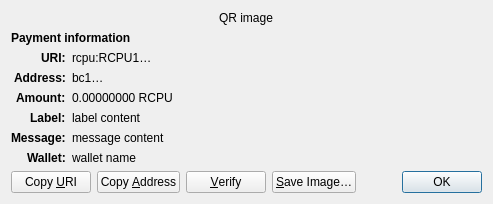
<?xml version="1.0" encoding="UTF-8"?>
<ui version="4.0">
 <class>ReceiveRequestDialog</class>
 <widget class="QDialog" name="ReceiveRequestDialog">
  <property name="geometry">
   <rect>
    <x>0</x>
    <y>0</y>
    <width>413</width>
    <height>229</height>
   </rect>
  </property>
  <property name="windowTitle">
   <string>Request payment to …</string>
  </property>
  <layout class="QGridLayout" name="gridLayout" columnstretch="0,1">
   <property name="sizeConstraint">
    <enum>QLayout::SetFixedSize</enum>
   </property>
   <item row="0" column="0" colspan="2" alignment="Qt::AlignHCenter">
    <widget class="QRImageWidget" name="qr_code">
     <property name="text">
      <string notr="true">QR image</string>
     </property>
     <property name="textInteractionFlags">
      <set>Qt::NoTextInteraction</set>
     </property>
    </widget>
   </item>
   <item row="1" column="0" colspan="2">
    <widget class="QLabel" name="payment_header">
     <property name="font">
      <font>
       <weight>75</weight>
       <bold>true</bold>
      </font>
     </property>
     <property name="text">
      <string>Payment information</string>
     </property>
     <property name="textInteractionFlags">
      <set>Qt::NoTextInteraction</set>
     </property>
    </widget>
   </item>
   <item row="2" column="0" alignment="Qt::AlignRight|Qt::AlignTop">
    <widget class="QLabel" name="uri_tag">
     <property name="font">
      <font>
       <weight>75</weight>
       <bold>true</bold>
      </font>
     </property>
     <property name="text">
      <string notr="true">URI:</string>
     </property>
     <property name="textFormat">
      <enum>Qt::PlainText</enum>
     </property>
     <property name="textInteractionFlags">
      <set>Qt::NoTextInteraction</set>
     </property>
    </widget>
   </item>
   <item row="2" column="1" alignment="Qt::AlignTop">
    <widget class="QLabel" name="uri_content">
     <property name="text">
      <string notr="true">rcpu:RCPU1…</string>
     </property>
     <property name="textFormat">
      <enum>Qt::RichText</enum>
     </property>
     <property name="wordWrap">
      <bool>true</bool>
     </property>
     <property name="textInteractionFlags">
      <set>Qt::TextSelectableByMouse</set>
     </property>
    </widget>
   </item>
   <item row="3" column="0" alignment="Qt::AlignRight|Qt::AlignTop">
    <widget class="QLabel" name="address_tag">
     <property name="font">
      <font>
       <weight>75</weight>
       <bold>true</bold>
      </font>
     </property>
     <property name="text">
      <string>Address:</string>
     </property>
     <property name="textInteractionFlags">
      <set>Qt::NoTextInteraction</set>
     </property>
    </widget>
   </item>
   <item row="3" column="1" alignment="Qt::AlignTop">
    <widget class="QLabel" name="address_content">
     <property name="text">
      <string notr="true">bc1…</string>
     </property>
     <property name="textFormat">
      <enum>Qt::PlainText</enum>
     </property>
     <property name="textInteractionFlags">
      <set>Qt::TextSelectableByMouse</set>
     </property>
    </widget>
   </item>
   <item row="4" column="0" alignment="Qt::AlignRight|Qt::AlignTop">
    <widget class="QLabel" name="amount_tag">
     <property name="font">
      <font>
       <weight>75</weight>
       <bold>true</bold>
      </font>
     </property>
     <property name="text">
      <string>Amount:</string>
     </property>
     <property name="textInteractionFlags">
      <set>Qt::NoTextInteraction</set>
     </property>
    </widget>
   </item>
   <item row="4" column="1" alignment="Qt::AlignTop">
    <widget class="QLabel" name="amount_content">
     <property name="text">
      <string notr="true">0.00000000 RCPU</string>
     </property>
     <property name="textFormat">
      <enum>Qt::PlainText</enum>
     </property>
     <property name="textInteractionFlags">
      <set>Qt::TextSelectableByMouse</set>
     </property>
    </widget>
   </item>
   <item row="5" column="0" alignment="Qt::AlignRight|Qt::AlignTop">
    <widget class="QLabel" name="label_tag">
     <property name="font">
      <font>
       <weight>75</weight>
       <bold>true</bold>
      </font>
     </property>
     <property name="text">
      <string>Label:</string>
     </property>
     <property name="textInteractionFlags">
      <set>Qt::NoTextInteraction</set>
     </property>
    </widget>
   </item>
   <item row="5" column="1" alignment="Qt::AlignTop">
    <widget class="QLabel" name="label_content">
     <property name="text">
      <string notr="true">label content</string>
     </property>
     <property name="textFormat">
      <enum>Qt::PlainText</enum>
     </property>
     <property name="wordWrap">
      <bool>true</bool>
     </property>
     <property name="textInteractionFlags">
      <set>Qt::TextSelectableByMouse</set>
     </property>
    </widget>
   </item>
   <item row="6" column="0" alignment="Qt::AlignRight|Qt::AlignTop">
    <widget class="QLabel" name="message_tag">
     <property name="font">
      <font>
       <weight>75</weight>
       <bold>true</bold>
      </font>
     </property>
     <property name="text">
      <string>Message:</string>
     </property>
     <property name="textInteractionFlags">
      <set>Qt::NoTextInteraction</set>
     </property>
    </widget>
   </item>
   <item row="6" column="1" alignment="Qt::AlignTop">
    <widget class="QLabel" name="message_content">
     <property name="text">
      <string notr="true">message content</string>
     </property>
     <property name="textFormat">
      <enum>Qt::PlainText</enum>
     </property>
     <property name="wordWrap">
      <bool>true</bool>
     </property>
     <property name="textInteractionFlags">
      <set>Qt::TextSelectableByMouse</set>
     </property>
    </widget>
   </item>
   <item row="7" column="0" alignment="Qt::AlignRight|Qt::AlignTop">
    <widget class="QLabel" name="wallet_tag">
     <property name="font">
      <font>
       <weight>75</weight>
       <bold>true</bold>
      </font>
     </property>
     <property name="text">
      <string>Wallet:</string>
     </property>
     <property name="textInteractionFlags">
      <set>Qt::NoTextInteraction</set>
     </property>
    </widget>
   </item>
   <item row="7" column="1" alignment="Qt::AlignTop">
    <widget class="QLabel" name="wallet_content">
     <property name="text">
      <string notr="true">wallet name</string>
     </property>
     <property name="textFormat">
      <enum>Qt::PlainText</enum>
     </property>
     <property name="wordWrap">
      <bool>true</bool>
     </property>
     <property name="textInteractionFlags">
      <set>Qt::TextSelectableByMouse</set>
     </property>
    </widget>
   </item>
   <item row="8" column="0" colspan="2">
    <layout class="QHBoxLayout" name="horizontalLayout">
     <item>
      <widget class="QPushButton" name="btnCopyURI">
       <property name="text">
        <string>Copy &amp;URI</string>
       </property>
       <property name="autoDefault">
        <bool>false</bool>
       </property>
      </widget>
     </item>
     <item>
      <widget class="QPushButton" name="btnCopyAddress">
       <property name="text">
        <string>Copy &amp;Address</string>
       </property>
       <property name="autoDefault">
        <bool>false</bool>
       </property>
      </widget>
     </item>
     <item>
      <widget class="QPushButton" name="btnVerify">
       <property name="text">
        <string>&amp;Verify</string>
       </property>
       <property name="toolTip">
        <string>Verify this address on e.g. a hardware wallet screen</string>
       </property>
       <property name="autoDefault">
        <bool>false</bool>
       </property>
      </widget>
     </item>
     <item>
      <widget class="QPushButton" name="btnSaveAs">
       <property name="text">
        <string>&amp;Save Image…</string>
       </property>
       <property name="autoDefault">
        <bool>false</bool>
       </property>
      </widget>
     </item>
     <item>
      <spacer name="horizontalSpacer_2">
       <property name="orientation">
        <enum>Qt::Horizontal</enum>
       </property>
       <property name="sizeHint" stdset="0">
        <size>
         <width>40</width>
         <height>20</height>
        </size>
       </property>
      </spacer>
     </item>
     <item>
      <widget class="QDialogButtonBox" name="buttonBox">
       <property name="focusPolicy">
        <enum>Qt::StrongFocus</enum>
       </property>
       <property name="standardButtons">
        <set>QDialogButtonBox::Ok</set>
       </property>
      </widget>
     </item>
    </layout>
   </item>
  </layout>
 </widget>
 <customwidgets>
  <customwidget>
   <class>QRImageWidget</class>
   <extends>QLabel</extends>
   <header>qt/qrimagewidget.h</header>
  </customwidget>
 </customwidgets>
 <tabstops>
  <tabstop>buttonBox</tabstop>
  <tabstop>btnCopyURI</tabstop>
  <tabstop>btnCopyAddress</tabstop>
  <tabstop>btnSaveAs</tabstop>
 </tabstops>
 <resources/>
 <connections>
  <connection>
   <sender>buttonBox</sender>
   <signal>accepted()</signal>
   <receiver>ReceiveRequestDialog</receiver>
   <slot>accept()</slot>
   <hints>
    <hint type="sourcelabel">
     <x>135</x>
     <y>230</y>
    </hint>
    <hint type="destinationlabel">
     <x>135</x>
     <y>126</y>
    </hint>
   </hints>
  </connection>
 </connections>
</ui>
